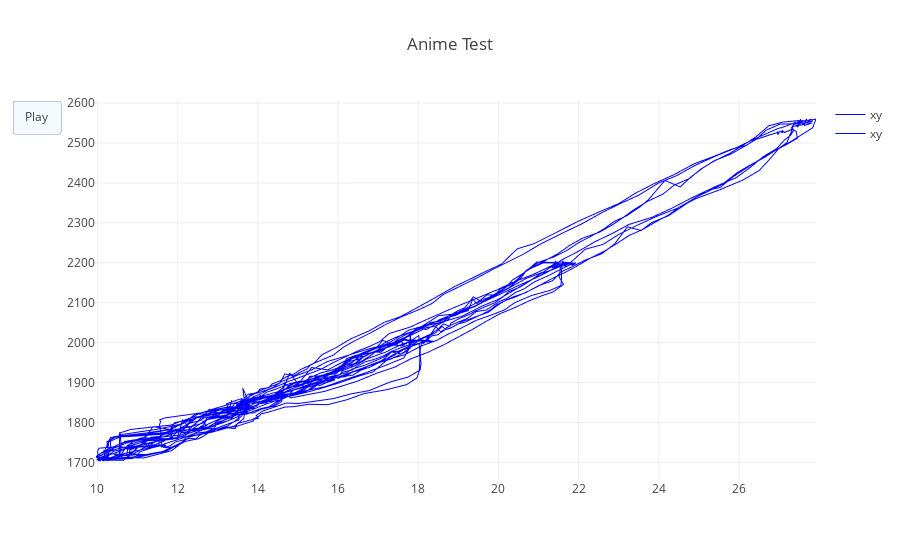

Notebook code for this chart:
### Code cell
trace0 = go.Scattergl(
        x = ynew[0:],
        y = SensorData[3:],
        name ="xy",
        mode = 'lines',
        line=dict(
            width=1, color='blue'
        )
)
data2 = [trace0,trace0]

layout2=dict(
            title='Anime Test', hovermode='closest',
            updatemenus= [{'type': 'buttons',
                           'buttons': [{'label': 'Play',
                                        'method': 'animate',
                                        'args': [None]}]}])

M = (len(SensorData)-3)//10
x2 = ynew[0::10]
y2 = SensorData[3::10]
frames2=[dict(data=[dict(x=[x2[k]], 
                        y=[y2[k]], 
                        mode='markers', 
                        marker=dict(color='red', size=10)
                        )
                  ]) for k in range(M)]  

# steps = []
# for i in range(len(data)):
#     step = dict(
#         method = 'restyle',  
#         args = ['visible', [False] * len(data)],
#     )
#     step['args'][1][i] = True # Toggle i'th trace to "visible"
#     steps.append(step)

# sliders = [dict(
#     active = 10,
#     currentvalue = {"prefix": "Frequency: "},
#     pad = {"t": 50},
#     steps = steps
# )]
# layout = dict(sliders=sliders)
# fig = dict(data=data, layout=layout)
# py.iplot(fig, filename='Sine Wave Slider')

figure2 = dict(data=data2, layout=layout2, frames=frames2)
iplot(figure2, filename='Animation')

### Figure 1 — Plotly figure (JSON) as saved in the notebook; plotly's stock layout.template omitted (floating-point values rounded to 4 significant figures; data arrays with more than 128 entries replaced by an {"elided": "..."} marker saying what was removed)
{"data": [{"line": {"color": "blue", "width": 1}, "mode": "lines", "name": "xy", "type": "scattergl", "x": {"elided": "1903 float values"}, "y": {"elided": "1901 str values"}}, {"line": {"color": "blue", "width": 1}, "mode": "lines", "name": "xy", "type": "scattergl", "x": {"elided": "1903 float values"}, "y": {"elided": "1901 str values"}}], "layout": {"hovermode": "closest", "title": "Anime Test", "updatemenus": [{"buttons": [{"args": [null], "label": "Play", "method": "animate"}], "type": "buttons"}]}}
